Frame 1 (no input): blank canvas, image omitted
Frame 60 (the mouse pressed at the canvas centre just before this capture): blank canvas, image omitted
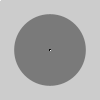
Frame 120 (the mouse held since frame 60 and released just before this capture)

The Processing sketch whose frames 1 and 60 were blank and that drew this single picture after the mouse press (run headless with seeded random() and noise(); from frame 60 on, the mouse is pressed at the canvas centre):

// Processing sketch: _01
// ── _01.pde
void setup() {
  size(100, 100);
  smooth();
}

void draw() {
  float s = dist(mouseX, mouseY, pmouseX, pmouseY) + 1;
  noStroke();
  fill(0, 102);
  ellipse(mouseX, mouseY, s, s);
  stroke(255);
  point(mouseX, mouseY);
}
